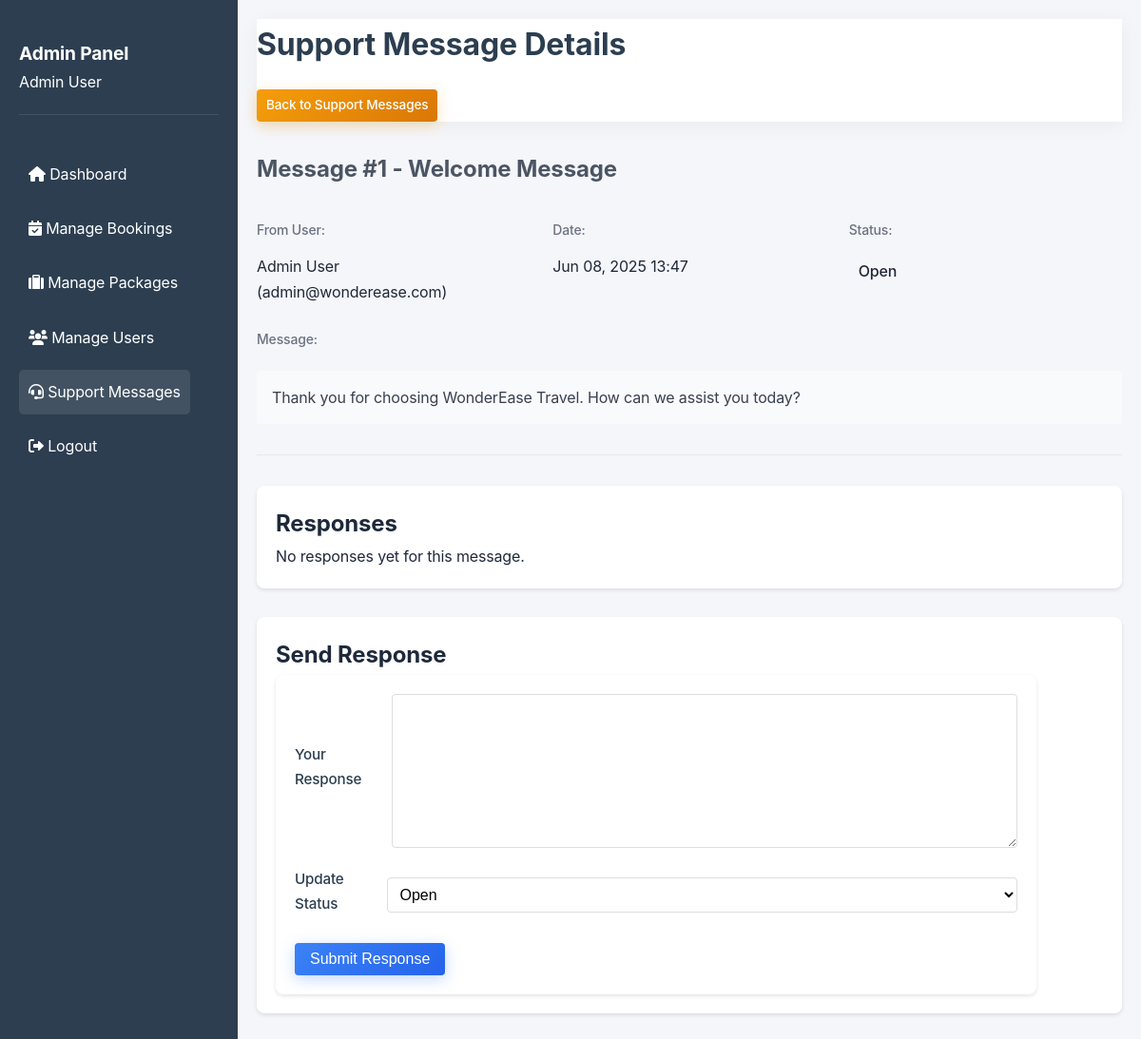
The app's page /admin/view_support.php?id=1 (signed in) with its own data.
### tables this page shows
CREATE TABLE IF NOT EXISTS users (
    id INT PRIMARY KEY AUTO_INCREMENT,
    name VARCHAR(100) NOT NULL,
    email VARCHAR(100) NOT NULL UNIQUE,
    phone VARCHAR(20) NOT NULL,
    password VARCHAR(255) NOT NULL,
    role ENUM('user', 'admin', 'staff') DEFAULT 'user',
    created_at TIMESTAMP DEFAULT CURRENT_TIMESTAMP,
    updated_at TIMESTAMP DEFAULT CURRENT_TIMESTAMP ON UPDATE CURRENT_TIMESTAMP
);

CREATE TABLE IF NOT EXISTS support_messages (
    id INT PRIMARY KEY AUTO_INCREMENT,
    user_id INT NULL,
    name VARCHAR(255),
    email VARCHAR(255),
    subject VARCHAR(255) NOT NULL,
    message TEXT NOT NULL,
    type ENUM('message', 'response') DEFAULT 'message',
    status ENUM('open', 'in_progress', 'closed') DEFAULT 'open',
    created_at TIMESTAMP DEFAULT CURRENT_TIMESTAMP,
    updated_at TIMESTAMP DEFAULT CURRENT_TIMESTAMP ON UPDATE CURRENT_TIMESTAMP,
    FOREIGN KEY (user_id) REFERENCES users(id) ON DELETE SET NULL
);

### includes/auth.php (called while the page is built, shortened)
<?php
function getCurrentUser()
{
    $conn = getDBConnection();
    $stmt = $conn->prepare("SELECT id, name, email, phone, role FROM users WHERE id = ?");
    $stmt->execute([$_SESSION['user_id']]);
    return $stmt->fetch(PDO::FETCH_ASSOC);
}

### admin/view_support.php (the view, shortened to what this page needs)
<?php
$user = getCurrentUser();
$message_id = (int)$_GET['id'];
$conn = getDBConnection();
$stmt = $conn->prepare("
    SELECT sm.*, u.name as registered_user_name, u.email as registered_user_email
    FROM support_messages sm
    LEFT JOIN users u ON sm.user_id = u.id
    WHERE sm.id = ?
");
$stmt->execute([$message_id]);
$message = $stmt->fetch(PDO::FETCH_ASSOC);
$stmt = $conn->prepare("
    SELECT sr.*, u.name as responder_name
    FROM support_responses sr
    JOIN users u ON sr.responder_id = u.id
    WHERE sr.message_id = ?
    ORDER BY sr.created_at ASC
");
$stmt->execute([$message_id]);
$responses = $stmt->fetchAll(PDO::FETCH_ASSOC);
?>
<!DOCTYPE html>
<html lang="en">
<head>
    <link rel="stylesheet" href="../assets/css/style.css">
    <link rel="stylesheet" href="../assets/css/admin.css">
    <link rel="stylesheet" href="https://cdnjs.cloudflare.com/ajax/libs/font-awesome/6.0.0/css/all.min.css">
</head>
<body>
    <div class="admin-container">
        <div class="sidebar">
            <div class="admin-info">
                <h3>Admin Panel</h3>
                <p><?php echo htmlspecialchars($user['name']); ?></p>
            </div>
            <nav>
                <ul>
                    <li><a href="dashboard.php"><i class="fas fa-home"></i> Dashboard</a></li>
                    <li><a href="bookings.php"><i class="fas fa-calendar-check"></i> Manage Bookings</a></li>
                    <li><a href="packages.php"><i class="fas fa-suitcase"></i> Manage Packages</a></li>
                    <li><a href="users.php"><i class="fas fa-users"></i> Manage Users</a></li>
                    <li><a href="support.php" class="active"><i class="fas fa-headset"></i> Support Messages</a></li>
                    <li><a href="../auth/logout.php"><i class="fas fa-sign-out-alt"></i> Logout</a></li>
                </ul>
            </nav>
        </div>
        <div class="main-content">
            <header>
                <h1>Support Message Details</h1>
                <a href="support.php" class="btn btn-secondary btn-small">Back to Support Messages</a>
            </header>
            <section class="detail-section">
                <h2>Message #<?php echo htmlspecialchars($message['id']); ?> - <?php echo htmlspecialchars($message['subject']); ?></h2>
                <div class="detail-grid">
                    <div class="detail-item">
                        <label>From User:</label>
                        <span>
                            <?php
                            if (!empty($message['user_id'])) {
                                echo htmlspecialchars($message['registered_user_name']) . ' (' . htmlspecialchars($message['registered_user_email']) . ')';
                            } else {
                                echo htmlspecialchars($message['name']) . ' (' . htmlspecialchars($message['email']) . ') (Guest)';
                            }
                            ?>
                        </span>
                    </div>
                    <div class="detail-item">
                        <label>Date:</label>
                        <span><?php echo date('M d, Y H:i', strtotime($message['created_at'])); ?></span>
                    </div>
                    <div class="detail-item">
                        <label>Status:</label>
                        <span><span class="status-badge status-<?php echo strtolower($message['status']); ?>"><?php echo htmlspecialchars(ucfirst($message['status'])); ?></span></span>
                    </div>
                    <div class="detail-item full-width">
                        <label>Message:</label>
                        <div class="detail-content">
                            <p><?php echo nl2br(htmlspecialchars($message['message'])); ?></p>
                        </div>
                    </div>
                </div>
            </section>
            <section class="recent-section">
                <h2>Responses</h2>
                <?php if (empty($responses)): ?>
                    <p>No responses yet for this message.</p>
                <?php endif; ?>
            </section>
            <section class="recent-section">
                <h2>Send Response</h2>
                <form method="POST" class="admin-form">
                    <div class="form-group">
                        <label for="response_content">Your Response</label>
                        <textarea id="response_content" name="response_content" rows="8" required></textarea>
                    </div>
                    <div class="form-group">
                        <label for="status">Update Status</label>
                        <select id="status" name="status">
                            <option value="open" <?php echo ($message['status'] === 'open') ? 'selected' : ''; ?>>Open</option>
                        </select>
                    </div>
                    <button type="submit" class="btn btn-primary">Submit Response</button>
                </form>
            </section>
        </div>
    </div>
</body>
</html>

### assets/css/style.css (style rules this page uses)
* { margin: 0; padding: 0; box-sizing: border-box; }
:root { --primary: #3b82f6; --primary-dark: #2563eb; --primary-light: #dbeafe; --secondary: #f59e0b; --secondary-dark: #d97706; --secondary-light: #fef3c7; --accent: #10b981; --accent-dark: #059669; --dark: #1e293b; --light: #f8fafc; --white: #ffffff; --gray: #f1f5f9; --gray-dark: #64748b; --shadow: 0 10px 30px -5px rgba(0, 0, 0, 0.1); --shadow-sm: 0 4px 6px -1px rgba(0, 0, 0, 0.1); --shadow-lg: 0 20px 25px -5px rgba(0, 0, 0, 0.1), 0 10px 10px -5px rgba(0, 0, 0, 0.04); --transition: all 0.3s cubic-bezier(0.4, 0, 0.2, 1); --border-radius: 12px; --border-radius-sm: 8px; --border-radius-lg: 16px; }
body { font-family: 'Inter', 'Segoe UI', Tahoma, Geneva, Verdana, sans-serif; line-height: 1.7; background-color: var(--light); color: var(--dark); background-image: linear-gradient(to bottom, #f8fafc, #e2e8f0); min-height: 100vh; font-size: 16px; letter-spacing: -0.01em; }
header { background-color: var(--white); box-shadow: 0 4px 20px rgba(0, 0, 0, 0.05); position: sticky; top: 0; z-index: 1000; padding: 0; backdrop-filter: blur(10px); -webkit-backdrop-filter: blur(10px); background-color: rgba(255, 255, 255, 0.95); }
nav { display: flex; justify-content: space-between; align-items: center; padding: 1.2rem 0; }
.form-group { margin-bottom: 25px; }
.form-group label { display: block; margin-bottom: 10px; color: var(--dark); font-weight: 600; font-size: 0.95rem; }
.btn { display: inline-block; padding: 14px 28px; border: none; border-radius: var(--border-radius-sm); cursor: pointer; font-size: 16px; font-weight: 600; text-decoration: none; transition: all 0.3s ease; text-align: center; position: relative; overflow: hidden; z-index: 1; }
.btn::after { content: ""; position: absolute; bottom: 0; left: 0; width: 100%; height: 100%; background-color: rgba(255, 255, 255, 0.2); transform: scaleX(0); transform-origin: right; transition: transform 0.5s ease; z-index: -1; }
.btn-primary { background: linear-gradient(135deg, var(--primary), var(--primary-dark)); color: var(--white); box-shadow: 0 4px 15px rgba(59, 130, 246, 0.3); }
.btn-secondary { background: linear-gradient(135deg, var(--secondary), var(--secondary-dark)); color: var(--white); box-shadow: 0 4px 15px rgba(245, 158, 11, 0.3); }
html { scroll-behavior: smooth; }
.btn-secondary { background-color: #6c757d; color: white; }
.form-group { margin-bottom: 20px; }
.form-group label { display: block; margin-bottom: 8px; font-weight: 500; }
.form-group input, .form-group select { width: 100%; padding: 10px; border: 1px solid #ced4da; border-radius: 4px; font-size: 1rem; }
.detail-item { display: flex; flex-direction: column; gap: 5px; }
.detail-item.full-width { grid-column: 1 / -1; }
.detail-item label { font-weight: 500; color: #666; font-size: 0.9em; }
.detail-item span { color: #2c3e50; }
.status-badge { padding: 5px 10px; border-radius: 15px; font-size: 0.85em; font-weight: 500; }
.btn { display: inline-block; padding: 8px 16px; border-radius: 4px; text-decoration: none; font-weight: 500; cursor: pointer; border: none; transition: background-color 0.3s; }
.btn-primary { background-color: #007bff; color: white; }
.detail-section { margin-bottom: 30px; padding-bottom: 20px; border-bottom: 1px solid #e9ecef; }
.detail-section h2 { color: #2d3748; font-size: 1.25rem; margin-bottom: 20px; }
.detail-grid { display: grid; grid-template-columns: repeat(auto-fit, minmax(250px, 1fr)); gap: 20px; }
.detail-item { display: flex; flex-direction: column; }
.detail-item label { font-weight: 500; color: #4a5568; margin-bottom: 5px; }
.detail-item span { color: #2d3748; }
.status-badge { display: inline-block; padding: 4px 8px; border-radius: 4px; font-size: 0.875rem; font-weight: 500; }

### records on screen
users: name "Admin User"
support_messages: id "1", subject "Welcome Message", user.name "Admin User", user.email "admin@wonderease.com", created_at "Jun 08, 2025 13:47", status "Open", message "Thank you for choosing WonderEase Travel. How can we assist you today?"
